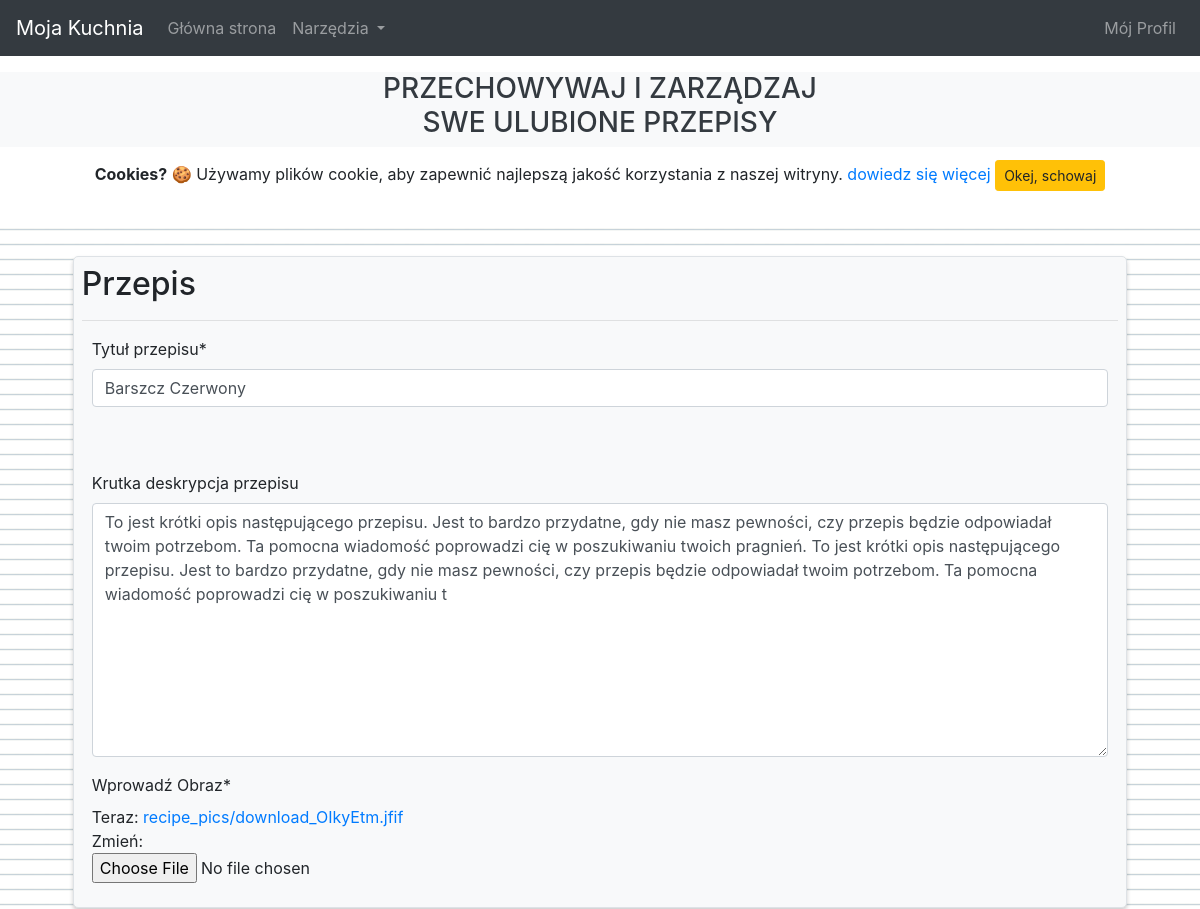
Page /recipe/6/update/ (signed in, upper part) on the earlier database version.
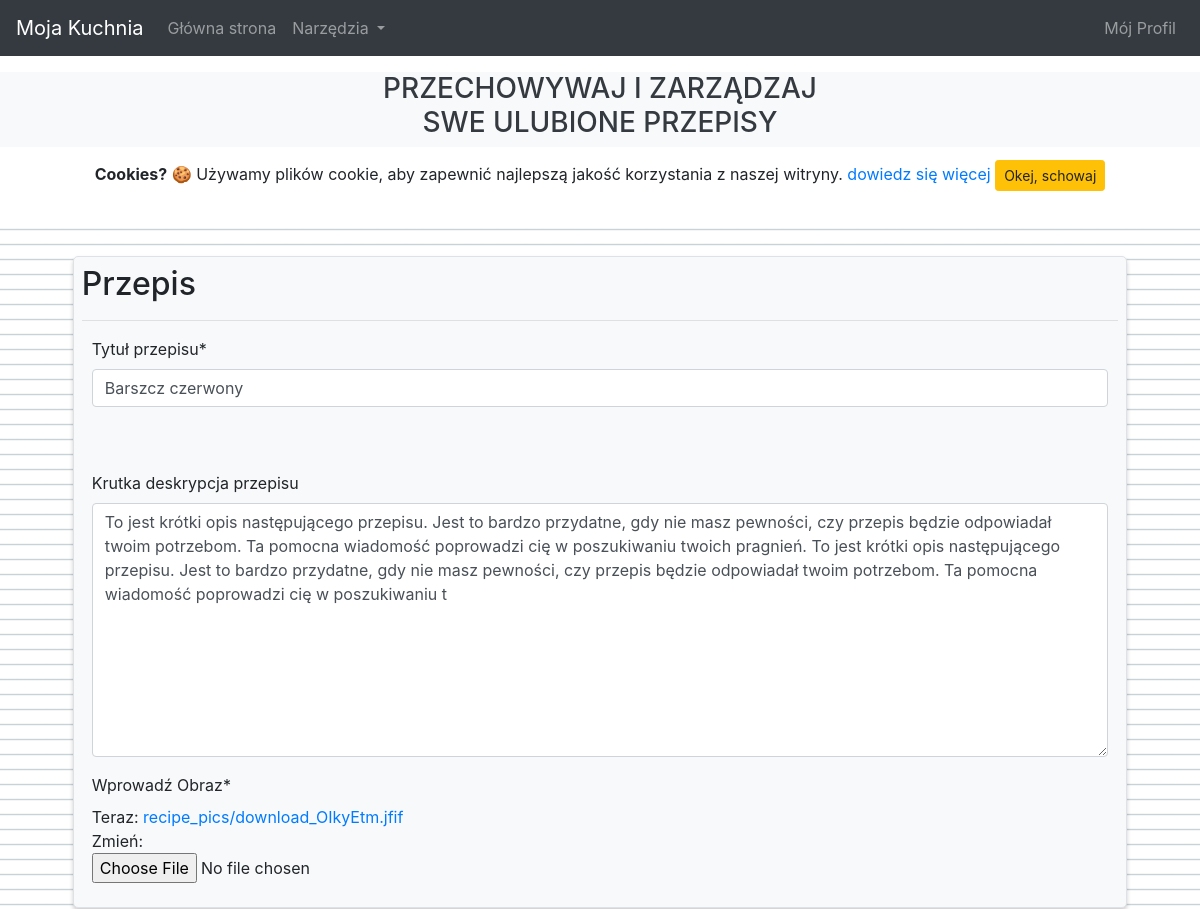
Same page on the later database version.
### recipes/models.py (models this page shows, shortened)
class Recipe(models.Model):
	title 		= models.CharField(max_length=100, verbose_name= _('Tytuł przepisu'))
	author		= models.ForeignKey(User, on_delete=models.CASCADE, verbose_name= _('Autor'))
	image 		= models.ImageField(default='default_recipe.jpg', upload_to='recipe_pics', verbose_name= _('Wprowadź Obraz'))
	description = models.TextField(max_length=400, blank=True, verbose_name= _('Krutka deskrypcja przepisu'))
	method 		= models.TextField(max_length=10000, blank=True, verbose_name= _('Wprowadź instrukcję sukcesywnego wykonania produktu'))

### recipes/views.py (the view, shortened to what this page needs)
# urls.py: path('recipe/<int:pk>/update/', RecipeUpdateView.as_view(), name='recipe-update'),
class RecipeUpdateView(LoginRequiredMixin, UserPassesTestMixin, UpdateView):
	model = Recipe
	fields = ['title', 'image', 'description', 'method']
	def get_context_data(self, **kwargs):
		global recipe_id, category_query
		recipe_id = self.kwargs['pk']
		category_query = Category.objects.select_related().filter(recipe=recipe_id)
		context = super().get_context_data(**kwargs)
		context['on_update_view'] = True
		if not category_query:
			context['category_creation_count'] = 0
			context['categories'] = 'null'
			context['ingredients'] = 'null'
		else:
			global query_ids
			categories = []
			ingredients = []
			query_ids = []
			for category in category_query:
				categories.append(category.name)
				ingredients.append(category.ingredients)
				query_ids.append(category.id)
			context['category_creation_count'] = len(categories)
			context['categories'] = categories
			context['ingredients'] = ingredients
		return context
	def test_func(self):
		recipe = self.get_object()
		if self.request.user == recipe.author:
			return True
		return False

### recipes/templates/recipes/recipe_form.html (shortened to what this page needs)
{% extends "recipes/base.html" %}
{% load crispy_forms_tags %}
{% block content %}
  {% load static %}
  <form method="POST" enctype="multipart/form-data">
    <div id="recipes" class="mt-4 mb-5 pt-4 pb-4" style="background-image: url('{% static 'recipes/img/background_notepad.png' %}'); background-size: 15px 15px">
      <center class="container recipe-container">
  	    <div class="border m-1 bg-light p-2" style="overflow: auto; border-radius: 5px">
	      <h2>Przepis</h2>
	      <hr/>
	      <div class="form-group" style="width:auto; margin-right: 10px">
	        {{ form.title|as_crispy_field }}
	      </div>
	      <br/><br/>
	      <div class="form-group" style="width:auto; margin-right: 10px">
	        {{ form.description|as_crispy_field }}
	      </div>
          <div class="form-group mt-3" style="width:auto; margin-right: 10px">
      	    {{ form.image|as_crispy_field }}
          </div>
	    </div>
	  </center>
    </div>
  </form>
  <br/><br/><br/>
{% endblock content %}

Differences in the rows shown:
changed Recipe: title "Barszcz Czerwony" → "Barszcz czerwony"
